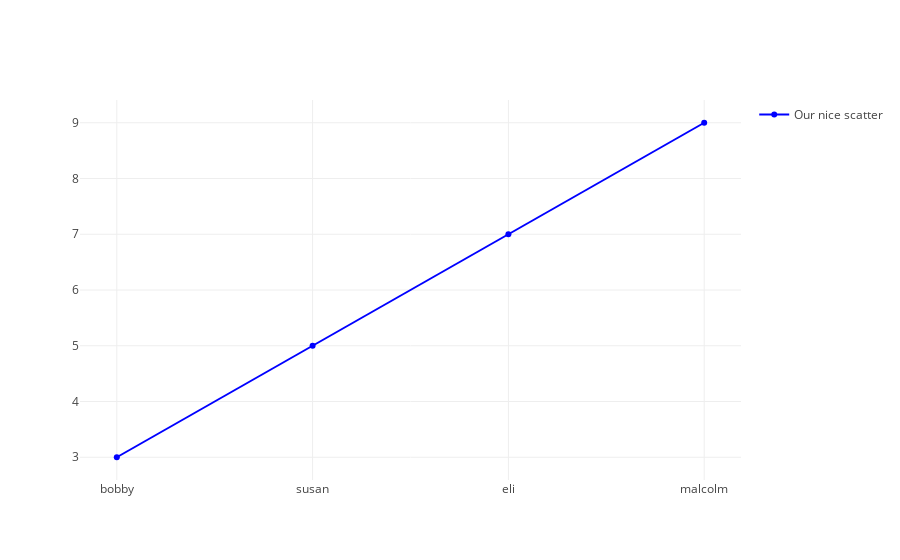

Notebook cell for this chart:
### Markdown cell above
Now let's look at some constructors for make other traces.

### Code cell
bar_trace = {'x': ['bobby', 'susan', 'eli', 'malcolm'], 'y': [3, 5, 7, 9], 'marker': {'color': 'blue'},  'name': 'Our nice scatter'}
#, 'marker': {'color': 'blue'},
scatter_from_bar = graph_objs.Scatter(bar_trace, showlegend= True)

plotly.offline.iplot([
    scatter_from_bar
])

### Figure 1 — Plotly figure (JSON) as saved in the notebook; plotly's stock layout.template omitted (floating-point values rounded to 4 significant figures)
{"data": [{"marker": {"color": "blue"}, "name": "Our nice scatter", "showlegend": true, "type": "scatter", "uid": "557b0936-c98b-11e9-8c75-0bc7c0906b57", "x": ["bobby", "susan", "eli", "malcolm"], "y": [3, 5, 7, 9]}], "layout": {}}
